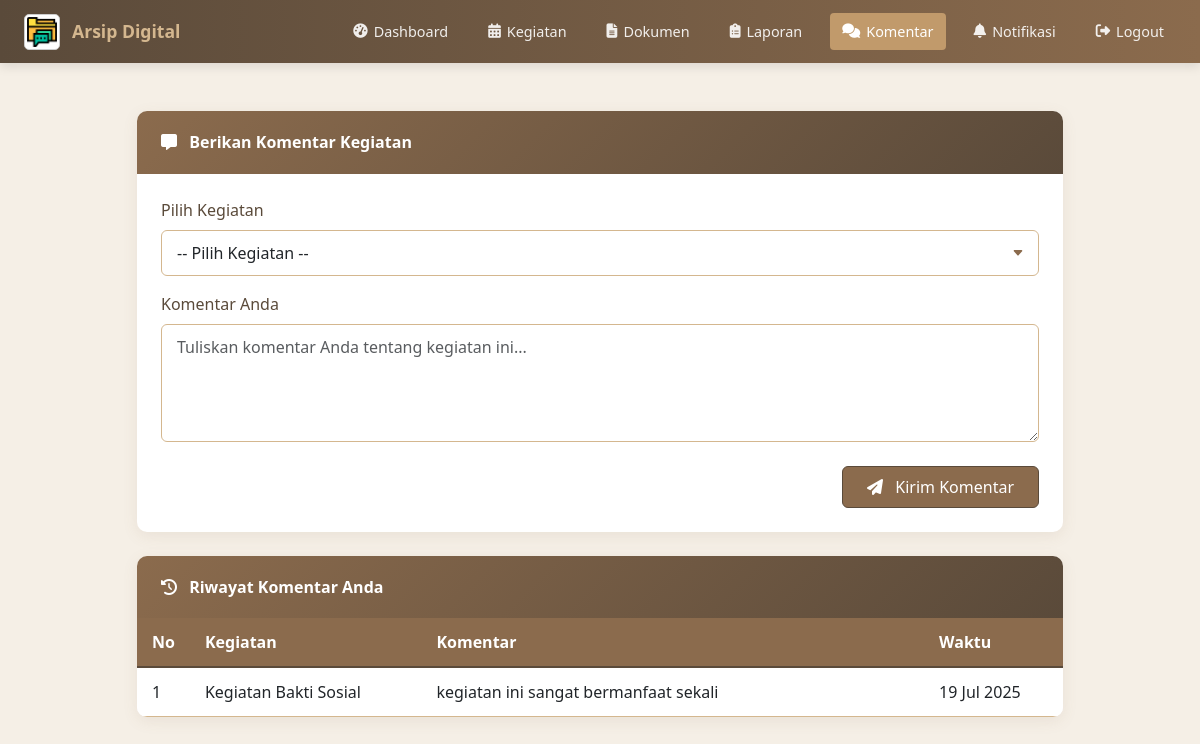
Screenshot of /user/komentar.php (signed in) with the database file from the repository.
### tables this page shows
CREATE TABLE `comments` (
  `id` int(11) NOT NULL,
  `event_id` int(11) DEFAULT NULL,
  `user_id` int(11) DEFAULT NULL,
  `comment` text DEFAULT NULL,
  `created_at` timestamp NOT NULL DEFAULT current_timestamp()
);

CREATE TABLE `events` (
  `id` int(11) NOT NULL,
  `title` varchar(100) NOT NULL,
  `description` text DEFAULT NULL,
  `event_year` year(4) DEFAULT NULL,
  `created_by` int(11) DEFAULT NULL,
  `created_at` timestamp NOT NULL DEFAULT current_timestamp()
);

### src/user/komentar.php (the view, shortened to what this page needs)
<?php
include '../includes/header_user.php';
$user_id = $_SESSION['user_id'];
$my_comments = $conn->query("SELECT c.*, e.title FROM comments c
    JOIN events e ON c.event_id = e.id
    WHERE c.user_id = $user_id ORDER BY c.created_at DESC");
?>
<div class="container py-4">
    <div class="row justify-content-center">
        <div class="col-lg-10">
            <div class="card mb-4">
                <div class="card-header">
                    <i class="fas fa-comment-alt me-2"></i> Berikan Komentar Kegiatan
                </div>
                <div class="card-body p-4">
                    <form method="POST" class="needs-validation" novalidate>
                        <div class="mb-3">
                            <label for="event_id" class="form-label">Pilih Kegiatan</label>
                            <select name="event_id" id="event_id" class="form-control form-select" required>
                                <option value="" selected disabled>-- Pilih Kegiatan --</option>
                            </select>
                        </div>
                        <div class="mb-4">
                            <label for="comment" class="form-label">Komentar Anda</label>
                            <textarea name="comment" id="comment" class="form-control" rows="4"
                                    placeholder="Tuliskan komentar Anda tentang kegiatan ini..." required></textarea>
                        </div>
                        <div class="text-end">
                            <button type="submit" class="btn btn-primary px-4">
                                <i class="fas fa-paper-plane me-2"></i> Kirim Komentar
                            </button>
                        </div>
                    </form>
                </div>
            </div>
            <div class="card">
                <div class="card-header">
                    <i class="fas fa-history me-2"></i> Riwayat Komentar Anda
                </div>
                <div class="card-body p-0">
                    <?php if ($my_comments->num_rows > 0): ?>
                        <div class="table-responsive">
                            <table class="table table-hover mb-0">
                                <thead>
                                    <tr>
                                        <th width="5%">No</th>
                                        <th width="25%">Kegiatan</th>
                                        <th>Komentar</th>
                                        <th width="15%">Waktu</th>
                                    </tr>
                                </thead>
                                <tbody>
                                    <?php $no=1; while ($c = $my_comments->fetch_assoc()): ?>
                                    <tr>
                                        <td><?= $no++ ?></td>
                                        <td><?= htmlspecialchars($c['title']) ?></td>
                                        <td><?= nl2br(htmlspecialchars($c['comment'])) ?></td>
                                        <td><?= date('d M Y', strtotime($c['created_at'])) ?></td>
                                    </tr>
                                    <?php endwhile; ?>
                                </tbody>
                            </table>
                        </div>
                    <?php endif; ?>
                </div>
            </div>
        </div>
    </div>
</div>
<?php include '../includes/footer.php'; ?>

### src/includes/header_user.php (style rules this page uses)
:root { --twilight-bronze: #8B6B4D; --twilight-light: #D4B78F; --twilight-dark: #5A4A3A; --twilight-accent: #C19A6B; --twilight-bg: #F5EFE6; }
body { background-color: var(--twilight-bg); margin: 0; padding: 0; }

### src/user/komentar.php (style rules this page uses)
:root { --twilight-bronze: #8B6B4D; --twilight-light: #D4B78F; --twilight-dark: #5A4A3A; --twilight-accent: #C19A6B; --twilight-bg: #F5EFE6; }
body { background-color: var(--twilight-bg); color: var(--twilight-dark); font-family: 'Segoe UI', Tahoma, Geneva, Verdana, sans-serif; }
.card { border: none; border-radius: 10px; box-shadow: 0 4px 15px rgba(139, 107, 77, 0.1); margin-bottom: 2rem; overflow: hidden; }
.card-header { background: linear-gradient(135deg, var(--twilight-bronze), var(--twilight-dark)); color: white; padding: 1.2rem 1.5rem; font-weight: 600; border-bottom: none; }
.btn-primary { background-color: var(--twilight-bronze); border-color: var(--twilight-dark); padding: 8px 20px; font-weight: 500; transition: all 0.3s; }
.form-control { border: 1px solid var(--twilight-light); border-radius: 6px; padding: 10px 15px; transition: all 0.3s; }
select.form-control { appearance: none; background-repeat: no-repeat; background-position: right 0.75rem center; background-size: 16px 12px; }
.table { border-color: var(--twilight-light); margin-bottom: 0; }
.table thead th { background-color: var(--twilight-bronze); color: white; border-bottom: 2px solid var(--twilight-dark); padding: 12px 15px; }
.table tbody td { padding: 12px 15px; vertical-align: middle; }
label { font-weight: 500; color: var(--twilight-dark); margin-bottom: 8px; }

### rows the page displays
comments: event.title "Kegiatan Bakti Sosial", comment "kegiatan ini sangat bermanfaat sekali", created_at "19 Jul 2025"

### other values shown
$setting['nama_aplikasi'] "Arsip Digital"
